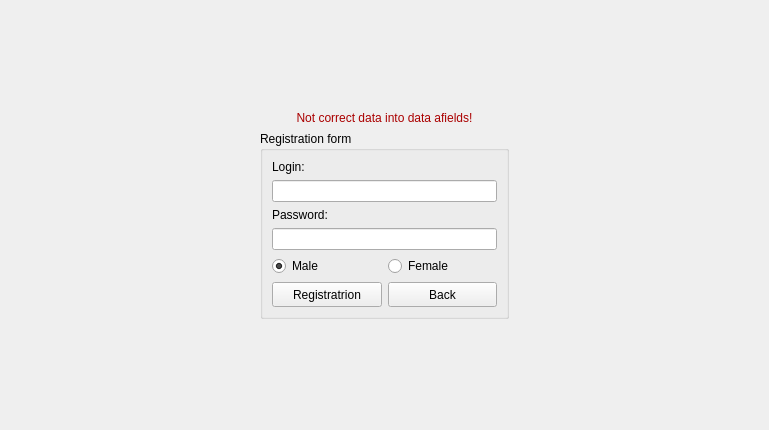
<?xml version="1.0" encoding="UTF-8"?>
<ui version="4.0">
 <class>UI_RegistrationManager</class>
 <widget class="QWidget" name="UI_RegistrationManager">
  <property name="geometry">
   <rect>
    <x>0</x>
    <y>0</y>
    <width>769</width>
    <height>430</height>
   </rect>
  </property>
  <property name="windowTitle">
   <string>Form</string>
  </property>
  <layout class="QVBoxLayout" name="verticalLayout_2">
   <item>
    <spacer name="verticalSpacer">
     <property name="orientation">
      <enum>Qt::Vertical</enum>
     </property>
     <property name="sizeHint" stdset="0">
      <size>
       <width>20</width>
       <height>102</height>
      </size>
     </property>
    </spacer>
   </item>
   <item>
    <widget class="QLabel" name="pLabError">
     <property name="text">
      <string>&lt;html&gt;&lt;head/&gt;&lt;body&gt;&lt;p align=&quot;center&quot;&gt;&lt;span style=&quot; color:#aa0000;&quot;&gt;Not correct data into data afields!&lt;/span&gt;&lt;/p&gt;&lt;/body&gt;&lt;/html&gt;</string>
     </property>
    </widget>
   </item>
   <item>
    <layout class="QHBoxLayout" name="horizontalLayout_3">
     <item>
      <spacer name="horizontalSpacer">
       <property name="orientation">
        <enum>Qt::Horizontal</enum>
       </property>
       <property name="sizeHint" stdset="0">
        <size>
         <width>40</width>
         <height>20</height>
        </size>
       </property>
      </spacer>
     </item>
     <item>
      <widget class="QGroupBox" name="groupBox">
       <property name="title">
        <string>Registration form</string>
       </property>
       <layout class="QVBoxLayout" name="verticalLayout">
        <item>
         <widget class="QLabel" name="label">
          <property name="text">
           <string>Login:</string>
          </property>
         </widget>
        </item>
        <item>
         <widget class="QLineEdit" name="pLeLogin">
          <property name="maxLength">
           <number>10</number>
          </property>
         </widget>
        </item>
        <item>
         <widget class="QLabel" name="label_2">
          <property name="text">
           <string>Password:</string>
          </property>
         </widget>
        </item>
        <item>
         <widget class="QLineEdit" name="pLePass">
          <property name="maxLength">
           <number>10</number>
          </property>
          <property name="echoMode">
           <enum>QLineEdit::PasswordEchoOnEdit</enum>
          </property>
         </widget>
        </item>
        <item>
         <layout class="QHBoxLayout" name="horizontalLayout">
          <item>
           <widget class="QRadioButton" name="pRbMaleSelect">
            <property name="text">
             <string>Male</string>
            </property>
            <property name="checked">
             <bool>true</bool>
            </property>
           </widget>
          </item>
          <item>
           <widget class="QRadioButton" name="pRbFemaleSelect">
            <property name="text">
             <string>Female</string>
            </property>
           </widget>
          </item>
         </layout>
        </item>
        <item>
         <layout class="QHBoxLayout" name="horizontalLayout_2">
          <item>
           <widget class="QPushButton" name="pButFromSend">
            <property name="minimumSize">
             <size>
              <width>0</width>
              <height>25</height>
             </size>
            </property>
            <property name="text">
             <string>Registratrion</string>
            </property>
           </widget>
          </item>
          <item>
           <widget class="QPushButton" name="pButBack">
            <property name="minimumSize">
             <size>
              <width>0</width>
              <height>25</height>
             </size>
            </property>
            <property name="text">
             <string>Back</string>
            </property>
           </widget>
          </item>
         </layout>
        </item>
       </layout>
      </widget>
     </item>
     <item>
      <spacer name="horizontalSpacer_2">
       <property name="orientation">
        <enum>Qt::Horizontal</enum>
       </property>
       <property name="sizeHint" stdset="0">
        <size>
         <width>40</width>
         <height>20</height>
        </size>
       </property>
      </spacer>
     </item>
    </layout>
   </item>
   <item>
    <spacer name="verticalSpacer_2">
     <property name="orientation">
      <enum>Qt::Vertical</enum>
     </property>
     <property name="sizeHint" stdset="0">
      <size>
       <width>20</width>
       <height>101</height>
      </size>
     </property>
    </spacer>
   </item>
  </layout>
 </widget>
 <resources/>
 <connections/>
</ui>
